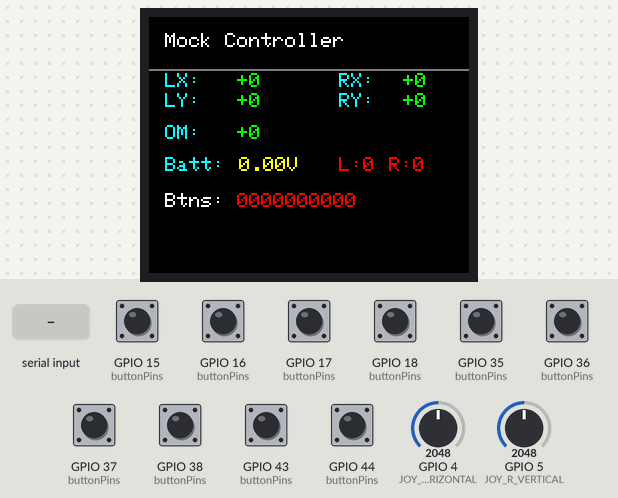
This program was run on a simulated ESP32-S3. Parts: 160×128 colour display. The inputs (shaded band) are chosen by the test bench; at power-on: GPIO 15 (buttonPins), GPIO 16 (buttonPins), GPIO 17 (buttonPins), GPIO 18 (buttonPins), GPIO 35 (buttonPins), GPIO 36 (buttonPins), GPIO 37 (buttonPins), GPIO 38 (buttonPins), GPIO 43 (buttonPins), GPIO 44 (buttonPins) HIGH, GPIO 4 (JOY_R_HORIZONTAL) = 2048, GPIO 5 (JOY_R_VERTICAL) = 2048. WiFi joins after 1.5 s; servers stay silent unless stated; EEPROM starts erased; what the program prints to the serial monitor is not drawn.

Above: at 2.9 s.
3.0 s: "c" received over Serial
At 3.7 s:
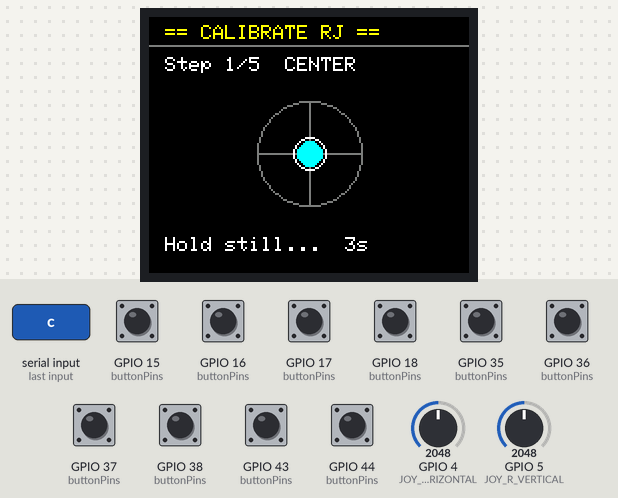
At 7.6 s:
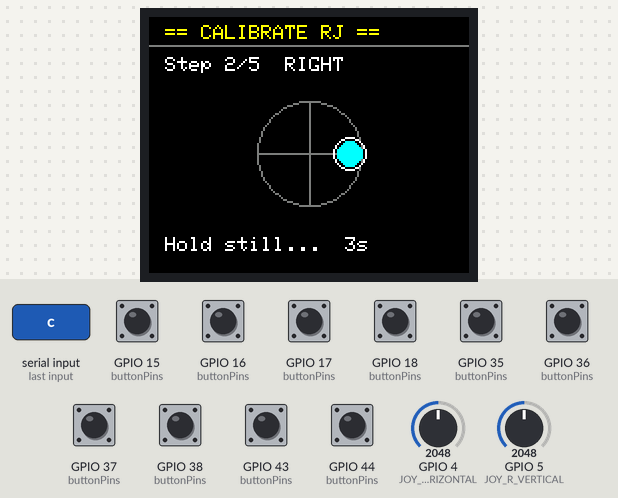
Timing chart, 0 to 9.1 s (numbered marks = the images above; inputs shaded):
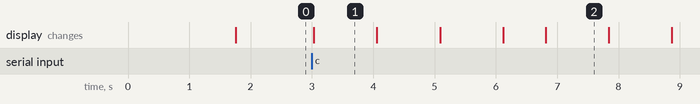

Measured:
- after the input at 3.0 s, the display: changes at once (image 1)

The program:

main.cpp
```cpp
#include <Arduino.h>
#include "config.h"
#include "display.h"
#include "inputs.h"
#include "button_manager.h"
#include "preference_manager.h"
#include "comm.h"


void setup() {
  Serial.begin(115200);
  delay(1500);
  Serial.println("\n\n=== MOCK CONTROLLER - SAFE BUTTON DEBUG MODE ===");
  Serial.println("Build time: " __DATE__ " " __TIME__);
  Serial.flush();

  // 1. Preferences
  Serial.println("[1/5] Initializing Preferences...");
  prefs.begin();
  Serial.printf("   Deadzone:%d Expo:%.2f Max:%d\n",
                prefs.deadzone, prefs.expoCurve, prefs.maxOutput);
  Serial.printf("   RX: min=%d center=%d max=%d\n",
                prefs.minRX, prefs.centerRX, prefs.maxRX);
  Serial.printf("   RY: min=%d center=%d max=%d\n",
                prefs.minRY, prefs.centerRY, prefs.maxRY);
  Serial.flush();

  // 2. Inputs Setup — launches FreeRTOS task on Core 0 for periodic ADC + button sampling
  Serial.println("[2/5] Initializing inputs (FreeRTOS task on Core 0)...");
  inputs_setup();
  Serial.println("   Input task running.");
  Serial.flush();

  // 3. Display
  Serial.println("[3/5] Initializing TFT...");
  display_setup();
  Serial.println("   TFT ready.");
  Serial.flush();

  // 4. Safe Button Setup (configure pins; task handles reading)
  Serial.println("[4/5] Setting up button pins SAFELY (skipping flash pins 26/27/32)...");
  for (uint8_t i = 0; i < 10; i++) {
    uint8_t p = buttonPins[i];
    if (p == 26 || p == 27 || p == 32) {
      Serial.printf("   Pin %2d → SKIPPED (flash conflict)\n", p);
      continue;
    }
    pinMode(p, INPUT_PULLUP);
    Serial.printf("   Pin %2d → INPUT_PULLUP enabled\n", p);
  }
  Serial.println("   Button pins ready.");
  Serial.flush();

  // 5. Initialize button manager state
  Serial.println("[5/5] Initializing ButtonManager state...");
  for (int i = 0; i < 10; i++) {
    buttons.buttons[i].pressed = false;
    buttons.buttons[i].wasPressed = false;
    buttons.buttons[i].lastChange = millis();
  }
  Serial.println("   ButtonManager ready.");
  Serial.flush();

  Serial.println("[6/6] Initializing ESP-NOW comm...");
  comm_setup();
  Serial.println("\n=== SETUP COMPLETE ===");
  Serial.flush();

  drawUI(inputs);
}

void loop() {
  static uint32_t lastDraw   = 0;   // display rate limiter (50ms = 20fps)
  static uint32_t lastStatus = 0;   // serial status print (2s)
  static uint32_t loopCount  = 0;
  static uint32_t calibHoldStart = 0;
  static bool     calibTriggered  = false;

  loopCount++;

  // Serial calibration command: send 'c' to calibrate right joystick center
  if (Serial.available()) {
    char cmd = Serial.read();
    if (cmd == 'c') calibrateRightJoystick();
  }

  // Calibration: hold both shoulders 3 seconds while joystick is at center
  bool bothShoulders = buttons.isPressed(8) && buttons.isPressed(9);
  if (bothShoulders) {
    if (calibHoldStart == 0) calibHoldStart = millis();
    else if (!calibTriggered && (millis() - calibHoldStart >= 3000)) {
      calibrateRightJoystick();
      calibTriggered = true;
    }
  } else {
    calibHoldStart = 0;
    calibTriggered = false;
  }

  // Send control packet at 50Hz (watchdog requires ≤200ms between packets)
  sendControlPacket();

  // Display update: rate-limited to 50ms — inputs struct is kept fresh by Core 0 task
  if (millis() - lastDraw >= 50) {
    lastDraw = millis();
    drawUI(inputs);
  }

  // Serial status every 2 seconds
  if (millis() - lastStatus >= 2000) {
    int rawRX = analogRead(JOY_R_HORIZONTAL);
    int rawRY = analogRead(JOY_R_VERTICAL);
    Serial.printf("[RAW] RX=%4d  RY=%4d\n", rawRX, rawRY);
    Serial.printf("[CAL] RX: %d .. %d .. %d   RY: %d .. %d .. %d\n",
                  prefs.minRX, prefs.centerRX, prefs.maxRX,
                  prefs.minRY, prefs.centerRY, prefs.maxRY);
    Serial.printf("[OUT] rx=%+d  ry=%+d  maxOut=%d  dz=%d\n",
                  inputs.rx, inputs.ry, prefs.maxOutput, prefs.deadzone);
    Serial.printf("[BTN] ");
    for (int i = 0; i < 10; i++) Serial.print(inputs.buttons[i] ? "1" : "0");
    Serial.printf("  heap=%d\n", ESP.getFreeHeap());
    Serial.flush();
    lastStatus = millis();
  }

  delay(5);
  yield();
}
```

button_manager.cpp
```cpp
#include "button_manager.h"
#include "config.h"

// Pins for the 10 buttons: D-Pad A (4), D-Pad B (4), Shoulders (2)
// Note: Joystick select buttons (GPIO48, GPIO10) are handled separately with INPUT mode
const uint8_t buttonPins[10] = {
    DPAD_A_UP, DPAD_A_DOWN, DPAD_A_LEFT, DPAD_A_RIGHT,  // 0-3: D-Pad A
    DPAD_B_UP, DPAD_B_DOWN, DPAD_B_LEFT, DPAD_B_RIGHT,  // 4-7: D-Pad B
    SHOULDER_1, SHOULDER_2                              // 8-9: Shoulders
};

ButtonManager buttons;

void ButtonManager::update() {
  uint32_t now = millis();
  for (int i = 0; i < 10; i++) {
    bool raw = !digitalRead(buttonPins[i]);
    if (raw != buttons[i].pressed && (now - buttons[i].lastChange > DEBOUNCE_MS)) {
      buttons[i].pressed = raw;
      buttons[i].lastChange = now;
      if (raw) buttons[i].wasPressed = true;
    }
  }
}

bool ButtonManager::wasPressed(uint8_t btn) {
  bool p = buttons[btn].wasPressed;
  buttons[btn].wasPressed = false;
  return p;
}

bool ButtonManager::isJoySelectPressed(uint8_t joy) {
  uint8_t pin = (joy == 0) ? JOY_L_SELECT : JOY_R_SELECT;
  // Active-low with external pull-up: pressed = LOW
  return !digitalRead(pin);
}
```

button_manager.h
```cpp
#pragma once
#include <Arduino.h>
#include "config.h"

extern const uint8_t buttonPins[10];
const uint32_t DEBOUNCE_MS = 50;

struct Button {
    bool pressed;
    bool wasPressed;
    uint32_t lastChange;
};

class ButtonManager {
public:
    Button buttons[10];
    void update();
    bool isPressed(uint8_t btn) { return buttons[btn].pressed; }
    bool wasPressed(uint8_t btn);
    // Joystick select buttons (separate, with INPUT mode due to external pull-ups)
    bool isJoySelectPressed(uint8_t joy);  // 0=left, 1=right
};

extern ButtonManager buttons;
```

comm.cpp
```cpp
// comm.cpp
#include "comm.h"

static uint32_t lastSendTime = 0;
bool espNowTxOk = false;
ESPNowSender espNowSender;

void comm_setup() {
  espNowSender.begin();
}

// Button → mask bit assignments
//   buttons[8] SHOULDER_1 → ROT_MODE_BIT (matches "ROT" display indicator)
//   buttons[9] SHOULDER_2 → SLOW_BIT
//   FAST_BIT: unmapped until a dedicated button is wired

void sendControlPacket() {
  uint32_t now = millis();
  if (now - lastSendTime < 20) return;  // 50 Hz — ChassisBrain watchdog requires ≤200ms
  lastSendTime = now;

  ControlPacket pkt = {};

  // Right joystick drives movement (left joystick not yet soldered)
  pkt.vx    = inputs.rx;
  pkt.vy    = inputs.ry;
  pkt.omega = inputs.omega;

  // Mask bits
  if (inputs.buttons[8]) pkt.mask |= (1 << ROT_MODE_BIT);  // SHOULDER_1 → rotate only
  if (inputs.buttons[9]) pkt.mask |= (1 << SLOW_BIT);       // SHOULDER_2 → slow mode

  espNowSender.send(pkt);
}
```

comm.h
```cpp
// comm.h
#pragma once
#include "inputs.h"
#include "protocol.h"
#include "espnow_sender.h"

extern bool espNowTxOk;
extern ESPNowSender espNowSender;

void comm_setup();
void sendControlPacket();
```

display.cpp
```cpp
#include "display.h"
#include "config.h"

TFT_eSPI tft = TFT_eSPI();

// Draws the static labels onto whatever is already on screen.
// Called by display_setup() on boot and by display_restore() after calibration.
static void drawStaticLabels() {
  tft.setTextSize(1);
  tft.setTextColor(TFT_WHITE, TFT_BLACK);
  tft.drawString("Mock Controller", 8, 8);
  tft.drawLine(0, 26, 160, 26, TFT_DARKGREY);

  tft.setTextColor(TFT_CYAN, TFT_BLACK);
  tft.setCursor(8,  28); tft.print("LX:");
  tft.setCursor(8,  38); tft.print("LY:");
  tft.setCursor(95, 28); tft.print("RX:");
  tft.setCursor(95, 38); tft.print("RY:");
  tft.setCursor(8,  54); tft.print("OM:");
  tft.setCursor(8,  70); tft.print("Batt:");
  tft.setTextColor(TFT_WHITE, TFT_BLACK);
  tft.setCursor(8,  88); tft.print("Btns: ");
}

void display_setup() {
  tft.init();
  tft.setRotation(TFT_ROTATION);
  tft.fillScreen(TFT_BLACK);
  drawStaticLabels();
}

void display_restore() {
  tft.fillScreen(TFT_BLACK);
  drawStaticLabels();
}

void drawUI(const InputState& state) {
  tft.setTextSize(1);

  // Joystick values — background color means no fillRect needed, no flicker
  tft.setTextColor(TFT_GREEN, TFT_BLACK);
  tft.setCursor(32,  28); tft.printf("%+4d", state.lx);
  tft.setCursor(32,  38); tft.printf("%+4d", state.ly);
  tft.setCursor(115, 28); tft.printf("%+4d", state.rx);
  tft.setCursor(115, 38); tft.printf("%+4d", state.ry);
  tft.setCursor(32,  54); tft.printf("%+4d", state.omega);

  // ROT indicator: drawn in its color when active, black when inactive
  tft.setTextColor(state.buttons[8] ? TFT_ORANGE : TFT_BLACK, TFT_BLACK);
  tft.setCursor(95, 54); tft.print("ROT");

  // Battery voltage
  tft.setTextColor(TFT_YELLOW, TFT_BLACK);
  tft.setCursor(45, 70); tft.printf("%.2fV", state.batteryVoltage);

  // Joystick select buttons (label + digit together so color applies to both)
  tft.setTextColor(state.joySelect[0] ? TFT_GREEN : TFT_RED, TFT_BLACK);
  tft.setCursor(95,  70); tft.print("L:"); tft.printf("%d", state.joySelect[0]);
  tft.setTextColor(state.joySelect[1] ? TFT_GREEN : TFT_RED, TFT_BLACK);
  tft.setCursor(120, 70); tft.print("R:"); tft.printf("%d", state.joySelect[1]);

  // Button states — cursor continues from after "Btns: " label at x=44
  tft.setCursor(44, 88);
  for (int i = 0; i < 10; i++) {
    tft.setTextColor(state.buttons[i] ? TFT_GREEN : TFT_RED, TFT_BLACK);
    tft.printf("%d", state.buttons[i]);
  }
}

// ---------------------------------------------------------------------------
// Calibration overlay
// ---------------------------------------------------------------------------
//
// Layout (160×128 screen):
//   y=  4  header bar "CALIBRATE RJ"
//   y= 14  divider
//   y= 20  "Step X/5  LABEL"
//   y=42–94  joystick circle diagram  (center 80,68  r=26)
//   y=110  countdown / status line

void drawCalibrationStep(uint8_t step, uint8_t total, const char* label,
                         int8_t jx, int8_t jy, int countdown) {
  tft.fillScreen(TFT_BLACK);

  // Header
  tft.setTextSize(1);
  tft.setTextColor(TFT_YELLOW, TFT_BLACK);
  tft.setCursor(8, 4);
  tft.print("== CALIBRATE RJ ==");
  tft.drawLine(0, 14, 160, 14, TFT_DARKGREY);

  // Step info
  tft.setTextColor(TFT_WHITE, TFT_BLACK);
  tft.setCursor(8, 20);
  tft.printf("Step %d/%d  %s", step, total, label);

  // Joystick circle diagram
  const int cx = 80, cy = 68, r = 26;
  tft.drawCircle(cx, cy, r, TFT_DARKGREY);
  tft.drawLine(cx - r, cy,     cx + r, cy,     TFT_DARKGREY); // horizontal cross
  tft.drawLine(cx,     cy - r, cx,     cy + r, TFT_DARKGREY); // vertical cross

  // Target dot — cyan ring shows where to hold the joystick
  int dotX = cx + jx * 20;
  int dotY = cy + jy * 20;
  tft.fillCircle(dotX, dotY, 6, TFT_CYAN);
  tft.drawCircle(dotX, dotY, 8, TFT_WHITE); // white ring for visibility

  // Countdown / status
  tft.setCursor(8, 110);
  if (countdown > 0) {
    tft.setTextColor(TFT_WHITE, TFT_BLACK);
    tft.printf("Hold still...  %ds  ", countdown);
  } else {
    tft.setTextColor(TFT_GREEN, TFT_BLACK);
    tft.print("Sampling...        ");
  }
}
```

display.h
```cpp
#pragma once

#include <TFT_eSPI.h>
#include "inputs.h"
#include "config.h"

extern TFT_eSPI tft;

void display_setup();
void display_restore();   // Clear + redraw static labels (use after calibration)
void drawUI(const InputState& state);

// Calibration overlay.  jx/jy: -1=left/fwd  0=center  +1=right/back
// countdown: 3/2/1=seconds remaining  0="Sampling..."
void drawCalibrationStep(uint8_t step, uint8_t total, const char* label,
                         int8_t jx, int8_t jy, int countdown);
```

espnow_sender.h
```cpp
#pragma once
#include <esp_now.h>
#include <WiFi.h>
#include "protocol.h"

static uint8_t chassisMAC[6] = {0xAC, 0xA7, 0x04, 0xE3, 0xBF, 0x34};

static void onSendCb(const uint8_t* mac, esp_now_send_status_t status) {
  // Delivery confirmation — ESP_NOW_SEND_SUCCESS or ESP_NOW_SEND_FAIL
  (void)mac;
  (void)status;
}

class ESPNowSender {
public:
  ESPNowSender() {}

  void begin() {
    WiFi.mode(WIFI_STA);  // Required for ESP-NOW radio — do NOT call WiFi.begin()

    if (esp_now_init() != ESP_OK) {
      Serial.println("[ESP-NOW] Init failed!");
      return;
    }
    esp_now_register_send_cb(onSendCb);

    esp_now_peer_info_t peer = {};
    memcpy(peer.peer_addr, chassisMAC, 6);
    peer.channel = 0;       // Default channel — neither side connects to a router
    peer.encrypt = false;
    esp_now_add_peer(&peer);

    Serial.printf("[ESP-NOW] Ready. Peer: %02X:%02X:%02X:%02X:%02X:%02X\n",
                  chassisMAC[0], chassisMAC[1], chassisMAC[2],
                  chassisMAC[3], chassisMAC[4], chassisMAC[5]);
  }

  void send(const ControlPacket& pkt) {
    esp_now_send(chassisMAC, (const uint8_t*)&pkt, PACKET_SIZE);
  }
};
```

inputs.cpp
```cpp
#include "inputs.h"
#include "button_manager.h"
#include "config.h"
#include "preference_manager.h"
#include "display.h"

extern PreferencesManager prefs;

InputState inputs;

// Maps a raw ADC reading to [-maxOutput..+maxOutput] using the calibrated
// center/min/max for that axis.  Full deflection always produces maxOutput.
static int8_t applyAxis(int raw, int center, int minVal, int maxVal) {
  int deviation = raw - center;
  if (abs(deviation) < prefs.deadzone) return 0;

  // Pick the calibrated half-range for the direction of deflection
  float range = (deviation > 0)
    ? (float)(maxVal - center)
    : (float)(center - minVal);

  if (range < 1.0f) return 0;  // Uncalibrated or degenerate

  // Guard: if range ≤ deadzone the denominator would be zero or negative,
  // producing +inf or a negative norm (→ constrained to 1.0 or 0.0 = stuck
  // at max or stuck at zero).  Return 0 until re-calibrated with wider travel.
  float denom = range - (float)prefs.deadzone;
  if (denom <= 0.0f) return 0;

  // Normalize [deadzone..range] → [0..1], apply expo curve
  float norm = constrain((float)(abs(deviation) - prefs.deadzone) / denom, 0.0f, 1.0f);
  float curved = pow(norm, prefs.expoCurve) * (float)prefs.maxOutput;

  return (deviation > 0) ? (int8_t)curved : (int8_t)-curved;
}

// Runs on Core 0 every 10ms — samples ADC and buttons independently of display
static void inputSamplingTask(void* pvParameters) {
  for (;;) {
    // Right Joystick (SOLDERED)
    int rawRX = analogRead(JOY_R_HORIZONTAL);
    int rawRY = analogRead(JOY_R_VERTICAL);
    inputs.rx = -applyAxis(rawRX, prefs.centerRX, prefs.minRX, prefs.maxRX);
    inputs.ry =  applyAxis(rawRY, prefs.centerRY, prefs.minRY, prefs.maxRY);

    // Left joystick disabled (not yet soldered)
    inputs.lx = 0;
    inputs.ly = 0;
    inputs.omega = 0;
    inputs.joySelect[0] = false;
    inputs.joySelect[1] = false;
    inputs.batteryVoltage = 0.0f;

    // Button states
    buttons.update();
    for (int i = 0; i < 10; i++) {
      inputs.buttons[i] = buttons.isPressed(i);
    }

    vTaskDelay(pdMS_TO_TICKS(10));
  }
}

void inputs_setup() {
  // Right Joystick ADC pins (SOLDERED)
  analogSetPinAttenuation(JOY_R_HORIZONTAL, ADC_11db);
  analogSetPinAttenuation(JOY_R_VERTICAL, ADC_11db);

  // Left Joystick ADC pins - NOT YET SOLDERED - DO NOT READ
  // analogSetPinAttenuation(JOY_L_HORIZONTAL, ADC_11db);
  // analogSetPinAttenuation(JOY_L_VERTICAL, ADC_11db);

  // Battery Monitor - ONLY IF SOLDERED
  // analogSetPinAttenuation(BATTERY_MONITOR, ADC_11db);

  // Joystick select buttons - ONLY IF SOLDERED
  // pinMode(JOY_L_SELECT, INPUT);
  // pinMode(JOY_R_SELECT, INPUT);

  // Launch input sampling task on Core 0 (display/logic runs on Core 1)
  BaseType_t ok = xTaskCreatePinnedToCore(
    inputSamplingTask,
    "Inputs",
    4096,     // stack size in bytes
    nullptr,
    2,        // priority above Arduino loop (1), so it always meets its 10ms period
    nullptr,
    0         // Core 0
  );
  if (ok != pdPASS) {
    Serial.println("[ERROR] Input sampling task failed to create!");
  }
}

// ---------------------------------------------------------------------------
// Calibration
// ---------------------------------------------------------------------------

// Average 64 ADC samples over ~320ms to reduce noise
static int sampleAxis(uint8_t pin) {
  const int SAMPLES = 64;
  long sum = 0;
  for (int i = 0; i < SAMPLES; i++) {
    sum += analogRead(pin);
    delay(5);
  }
  return (int)(sum / SAMPLES);
}

// Show calibration step on screen with 3→2→1→"Sampling..." countdown,
// then leave the screen on "Sampling..." while sampleAxis() runs.
static void calCountdown(uint8_t step, const char* label, int8_t jx, int8_t jy) {
  Serial.printf("\nStep %d/5: %s  Sampling in 3s...\n", step, label);
  for (int t = 3; t >= 1; t--) {
    drawCalibrationStep(step, 5, label, jx, jy, t);
    delay(1000);
  }
  drawCalibrationStep(step, 5, label, jx, jy, 0); // "Sampling..."
}

// Full 5-position calibration.
// Trigger: hold both shoulders 3s, or send 'c' over Serial.
// Each step: move to position, hold still — sampling begins automatically.
void calibrateRightJoystick() {
  Serial.println("\n=== RIGHT JOYSTICK CALIBRATION ===");

  // Step 1 — Center
  calCountdown(1, "CENTER", 0, 0);
  prefs.centerRX = sampleAxis(JOY_R_HORIZONTAL);
  prefs.centerRY = sampleAxis(JOY_R_VERTICAL);
  Serial.printf("  Center:  RX=%d  RY=%d\n", prefs.centerRX, prefs.centerRY);

  // Step 2 — Right
  calCountdown(2, "RIGHT", 1, 0);
  int rightRaw = sampleAxis(JOY_R_HORIZONTAL);
  Serial.printf("  Right:   RX=%d\n", rightRaw);

  // Step 3 — Left
  calCountdown(3, "LEFT", -1, 0);
  int leftRaw = sampleAxis(JOY_R_HORIZONTAL);
  Serial.printf("  Left:    RX=%d\n", leftRaw);

  // Assign X min/max — higher ADC value is maxRX regardless of physical direction
  prefs.maxRX = max(rightRaw, leftRaw);
  prefs.minRX = min(rightRaw, leftRaw);

  // Step 4 — Forward
  calCountdown(4, "FORWARD", 0, -1);
  int fwdRaw = sampleAxis(JOY_R_VERTICAL);
  Serial.printf("  Forward: RY=%d\n", fwdRaw);

  // Step 5 — Back
  calCountdown(5, "BACK", 0, 1);
  int backRaw = sampleAxis(JOY_R_VERTICAL);
  Serial.printf("  Back:    RY=%d\n", backRaw);

  // Assign Y min/max
  prefs.maxRY = max(fwdRaw, backRaw);
  prefs.minRY = min(fwdRaw, backRaw);

  prefs.saveAll();

  Serial.println("\n[CAL] Saved!");
  Serial.printf("  RX  min=%d  center=%d  max=%d\n", prefs.minRX, prefs.centerRX, prefs.maxRX);
  Serial.printf("  RY  min=%d  center=%d  max=%d\n", prefs.minRY, prefs.centerRY, prefs.maxRY);
  Serial.println("=================================\n");

  // Restore normal UI
  display_restore();
  drawUI(inputs);
}
```

Source omitted: inputs.h (576 bytes), preference_manager.cpp (1302 bytes), preference_manager.h (623 bytes), protocol.h (526 bytes), config.h (887 bytes)
